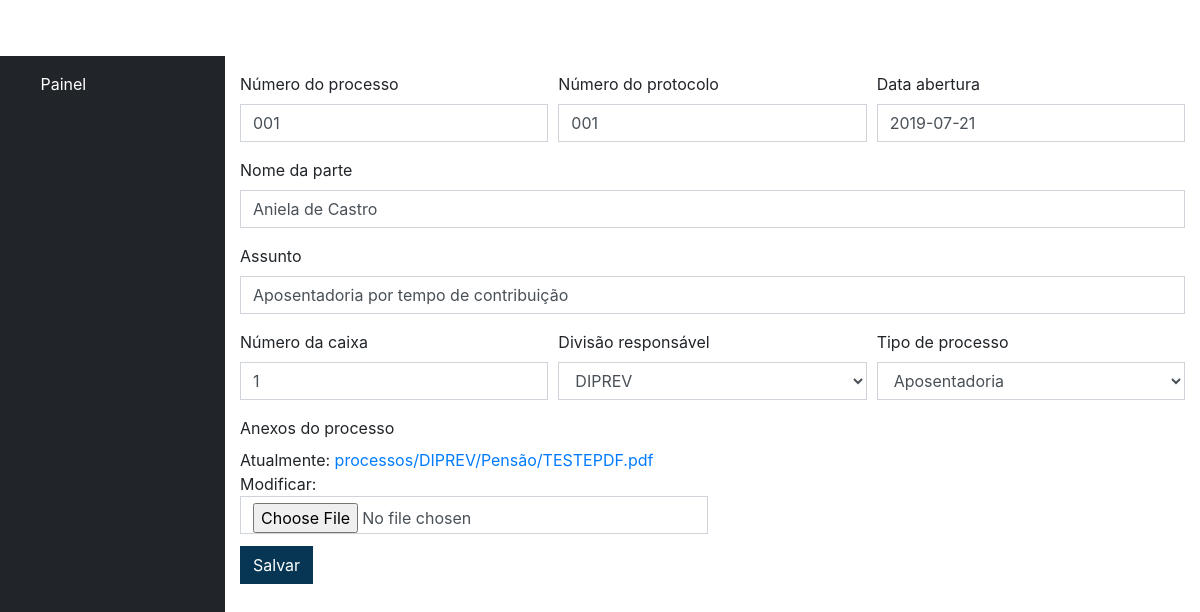
Page /editar/9 (signed in) on the committed database.
### processo/models.py (models this page shows, shortened)
class Processo(models.Model):
    numero_processo = models.CharField(max_length=100, blank=False, null=False)
    protocolo_processo = models.CharField(max_length=100, blank=False, null=False)
    nome_parte_processo = models.CharField(max_length=100, blank=False, null=False)
    assunto_processo = models.CharField(max_length=250, blank=False, null=False)
    data_abertura_processo = models.DateField(blank=False, null=False)
    numero_caixa_processo = models.IntegerField()
    divisao_processo = models.ForeignKey(Divisao, on_delete=models.CASCADE)
    tipo_processo = models.ForeignKey(TipoDeProcesso, on_delete=models.CASCADE)
    arquivo_processo = models.FileField(upload_to=user_directory_path, default='sem_arquivo')
    criacao_registro = models.DateField(auto_now_add=True)
    modificacao_registro = models.DateField(auto_now=True)

### processo/views.py (the view)
# urls.py: path('editar/<str:id>', views.editar, name='editar'),
@login_required
def editar(request, id):
    obj = get_object_or_404(Processo, pk=id)
    form = ProcessoForm(instance=obj)
    if request.method == 'POST':
        form = ProcessoForm(request.POST, request.FILES, instance=obj)
        if form.is_valid():
            form.save()
            messages.info(request, 'Alterações salvas!')
            return HttpResponseRedirect('/listar/')
        else:
            return render(request, 'processo/editar.html', {'form': form, 'obj': obj})
    else:
        return render(request, 'processo/editar.html', {'form': form, 'obj': obj})

### processo/forms.py
class ProcessoForm(forms.ModelForm):
    class Meta:
        model = Processo
        fields = ('numero_processo', 'protocolo_processo',
                  'nome_parte_processo', 'assunto_processo',
                  'data_abertura_processo', 'numero_caixa_processo',
                  'divisao_processo', 'tipo_processo', 'arquivo_processo')

### processo/models.py (called while the page is built)
    def __str__(self):
        return self.nome_divisao

    def __str__(self):
        return self.nome_tipo

### processo/templatetags/tags.py (called while the page is built)
@register.filter(name='addclass')
def addclass(value, arg):
    return value.as_widget(attrs={'class': arg})

### processo/templates/processo/editar.html (shortened to what this page needs)
{% extends 'processo/base.html' %}
{% load tags %}
{% block content %}
    <form method="post" enctype="multipart/form-data">
        <div class="form-row">
            <div class="form-group col-md-4">
                <label for="numero_processo">Número do processo</label>
                {{ form.numero_processo | addclass:'form-control' }}
            </div>
            <div class="form-group col-md-4">
                <label for="protocolo_processo">Número do protocolo</label>
                {{ form.protocolo_processo | addclass:'form-control' }}
            </div>
            <div class="form-group col-md-4">
                <label for="data_abertura_processo">Data abertura</label>
                {{ form.data_abertura_processo | addclass:'form-control' }}
            </div>
        </div>
        <div class="form-group">
            <label for="nome_parte_processo">Nome da parte</label>
            {{ form.nome_parte_processo | addclass:'form-control' }}
        </div>
        <div class="form-group">
            <label for="assunto_processo">Assunto</label>
            {{ form.assunto_processo | addclass:'form-control' }}
        </div>
        <div class="form-row">
            <div class="form-group col-md-4">
                <label for="numero_caixa_processo">Número da caixa</label>
                {{ form.numero_caixa_processo | addclass:'form-control' }}
            </div>
            <div class="form-group col-md-4">
                <label for="divisao_processo">Divisão responsável</label>
                {{ form.divisao_processo | addclass:'form-control' }}
            </div>
            <div class="form-group col-md-4">
                <label for="tipo_processo">Tipo de processo</label>
                {{ form.tipo_processo | addclass:'form-control' }}
            </div>
        </div>
        <div class="form-row">
            <div class="form-group col-md-6">
                <label>Anexos do processo</label>
                <div class="custom-file">
                    {{ form.arquivo_processo | addclass:'form-control' }}
                </div>
            </div>
        </div>
        <input type="submit" class="btn btn-primary" value="Salvar">
    </form>
{% endblock %}

### rows in the picture
Processo: numero_processo "001", protocolo_processo "001", data_abertura_processo "2019-07-21", nome_parte_processo "Aniela de Castro", assunto_processo "Aposentadoria por tempo de contribuição", numero_caixa_processo "1", divisao_processo "DIPREV", tipo_processo "Aposentadoria"
